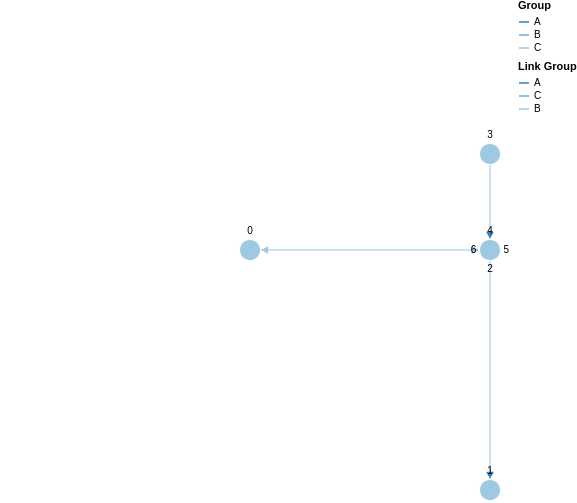

Here is the Vega-Lite specification saved for this chart:
### Vega specification from a JSON file in a GitHub repository (floating-point values rounded to 4 significant figures)
{"$schema": "https://vega.github.io/schema/vega/v5.json", "description": "A node-link diagram with force-directed layout.", "width": 500, "height": 500, "padding": 0, "signals": [{"name": "cx", "update": "width / 2"}, {"name": "cy", "update": "height / 2"}, {"name": "nodeRadius", "value": 15}, {"name": "nodeCharge", "value": -80}, {"name": "linkDistance", "value": 80}, {"name": "layoutdata", "value": true, "bind": {"input": "checkbox"}}, {"description": "State variable for active node fix status.", "name": "fix", "value": false, "on": [{"events": "symbol:mouseout[!event.buttons], window:mouseup", "update": "false"}, {"events": "symbol:mouseover", "update": "fix || true"}, {"events": "[symbol:mousedown, window:mouseup] > window:mousemove!", "update": "xy()", "force": true}]}, {"description": "Graph node most recently interacted with.", "name": "node", "value": null, "on": [{"events": "symbol:mouseover", "update": "fix === true ? item() : node"}]}, {"description": "Flag to restart Force simulation upon data changes.", "name": "restart", "value": false, "on": [{"events": {"signal": "fix"}, "update": "fix && fix.length"}, {"events": {"signal": "layoutdata"}, "update": "true"}]}, {"name": "shift", "value": false, "on": [{"events": {"marktype": "symbol", "type": "click"}, "update": "event.shiftKey", "force": true}]}, {"name": "clicked", "value": null, "on": [{"events": {"marktype": "symbol", "type": "click"}, "update": "datum", "force": true}]}], "scales": [{"name": "color", "type": "ordinal", "domain": {"data": "node-data", "field": "group"}, "range": {"scheme": "category20c"}}, {"name": "colorlink", "type": "ordinal", "domain": {"data": "link-data", "field": "group"}, "range": {"scheme": "category20c"}}, {"name": "xscale", "domain": {"data": "node-data", "field": "fx"}, "range": [10, {"signal": "width - 10"}]}, {"name": "yscale", "domain": {"data": "node-data", "field": "fy"}, "range": [10, {"signal": "height - 10"}]}], "legends": [{"title": "Group", "stroke": "color", "symbolType": "stroke"}, {"title": "Link Group", "stroke": "colorlink", "symbolType": "stroke"}], "marks": [{"name": "nodes", "type": "symbol", "zindex": 1, "from": {"data": "node-data"}, "transform": [{"type": "force", "iterations": 300, "restart": {"signal": "restart"}, "static": true, "signal": "force", "forces": [{"force": "center", "x": {"signal": "cx"}, "y": {"signal": "cy"}}, {"force": "collide", "radius": {"signal": "nodeRadius"}}, {"force": "nbody", "strength": {"signal": "nodeCharge"}}, {"force": "link", "links": "link-data", "distance": {"signal": "linkDistance"}}]}], "encode": {"enter": {"fill": {"value": "color", "field": "group"}, "stroke": {"value": "white"}}, "update": {"size": {"signal": "2 * nodeRadius * nodeRadius"}, "cursor": {"value": "pointer"}, "fy": {"signal": "datum.fixedy != -100 ? datum.fixedy : (node != null && node.datum.id == datum.id && fix.length == 2 ? fix[1] : (layoutdata ? scale('yscale', datum.fy) : null))"}, "fx": {"signal": "datum.fixedx != -100 ? datum.fixedx  : (node != null && node.datum.id == datum.id && fix.length == 2 ? fix[0] : (layoutdata ? scale('xscale', datum.fx) : null))"}}}}, {"type": "text", "name": "labels", "from": {"data": "nodes"}, "zindex": 2, "interactive": false, "transform": [{"type": "label", "avoidMarks": ["nodes"], "anchor": ["top", "bottom", "right", "left"], "offset": [1], "size": {"signal": "[width + 60, height]"}}], "encode": {"enter": {"fill": {"value": "black"}, "align": {"value": "center"}, "baseline": {"value": "middle"}, "fontSize": {"value": 10}, "text": {"field": "datum.id"}}, "update": {"x": {"field": "x"}, "y": {"field": "y"}}}}, {"type": "path", "from": {"data": "link-data"}, "interactive": false, "encode": {"update": {"stroke": {"scale": "colorlink", "field": "group"}, "strokeWidth": {"value": 0.5}}}, "transform": [{"type": "linkpath", "require": {"signal": "force"}, "shape": "line", "sourceX": "datum.source.x", "sourceY": "datum.source.y", "targetX": "datum.target.x", "targetY": "datum.target.y"}]}, {"name": "arrows", "type": "symbol", "from": {"data": "link-data"}, "zindex": {"value": 40}, "encode": {"enter": {"fill": {"scale": "colorlink", "field": "group"}, "stroke": {"scale": "colorlink", "field": "group"}, "shape": {"value": "triangle-right"}, "size": {"value": 40}}, "update": {"x": {"field": "target.x"}, "y": {"field": "target.y"}}, "hover": {"opacity": {"value": 1}}}, "transform": [{"type": "formula", "as": "tan", "expr": "atan2((datum.datum.target.y-datum.datum.source.y),(datum.datum.target.x-datum.datum.source.x))"}, {"type": "formula", "as": "angle", "expr": "datum.tan*180/PI"}, {"type": "formula", "as": "y", "expr": "datum.datum.target.y - nodeRadius*sin(datum.tan)"}, {"type": "formula", "as": "x", "expr": "datum.datum.target.x - nodeRadius*cos(datum.tan)"}]}], "data": [{"name": "node-data", "values": [{"id": 4, "label": "Zero", "group": "A", "fx": 2, "fy": 5, "fixedx": -100, "fixedy": -100}, {"id": 1, "label": "One", "group": "A", "fx": 2, "fy": 10, "fixedx": -100, "fixedy": -100}, {"id": 2, "label": "Two", "group": "B", "fx": 2, "fy": 5, "fixedx": -100, "fixedy": -100}, {"id": 3, "label": "Three", "group": "B", "fx": 2, "fy": 3, "fixedx": -100, "fixedy": -100}, {"id": 0, "label": "Four", "group": "C", "fx": 1, "fy": 5, "fixedx": -100, "fixedy": -100}, {"id": 5, "label": "Five", "group": "C", "fx": 2, "fy": 5, "fixedx": -100, "fixedy": -100}, {"id": 6, "label": "Six", "group": "C", "fx": 2, "fy": 5, "fixedx": -100, "fixedy": -100}], "on": [{"trigger": "fix.length == 2", "modify": "node.datum", "values": "{fixedx: fix[0], fixedy: fix[1]}"}]}, {"name": "link-data", "values": [{"id": 1, "source": 0, "target": 1, "group": "A"}, {"id": 2, "source": 4, "target": 2, "group": "C"}, {"id": 3, "source": 3, "target": 0, "group": "A"}, {"id": 4, "source": 2, "target": 5, "group": "C"}, {"id": 5, "source": 0, "target": 4, "group": "B"}, {"id": 6, "source": 5, "target": 0, "group": "B"}]}]}
